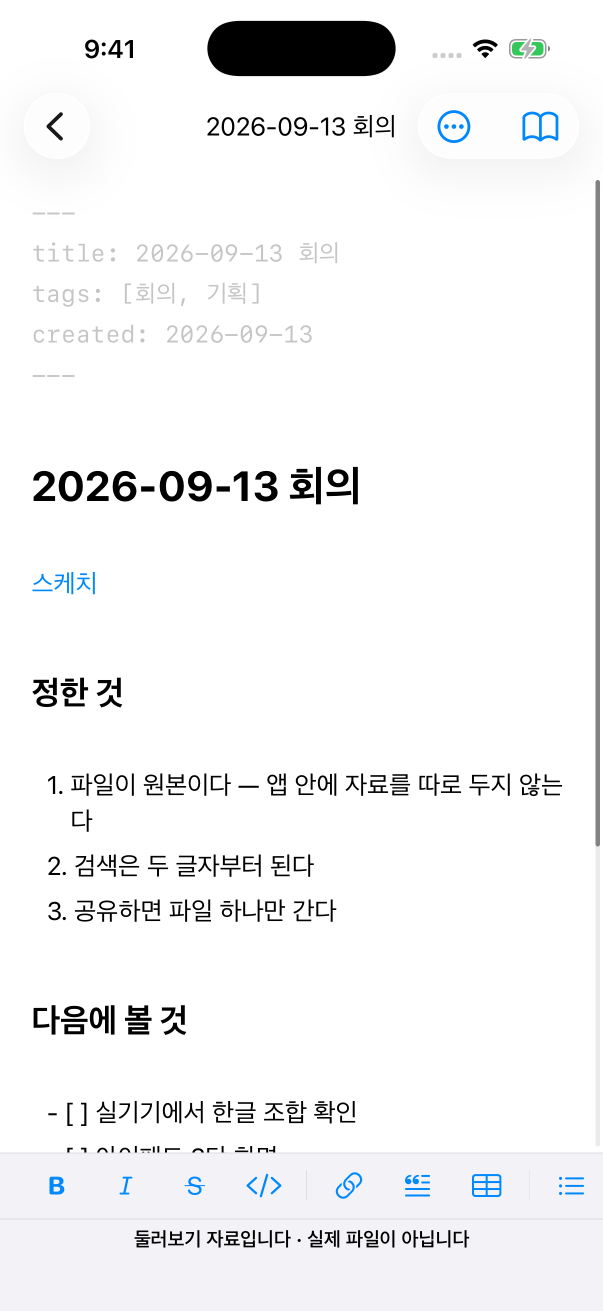
#> input picture screenshots/02-note.png, 1206 x 2622 px (shown at 1/2 size)
$ python not-blank.py ../../screenshots/02-note.png
#> lines starting #> are read from the running program, lines starting #| are printed output that depends on the picture
#!/usr/bin/env python3
"""화면이 **정말 그려졌는지** 화소로 본다.

왜 있나
-------
`build.yml` 의 스크린샷 가드는 PNG **파일 크기**로 빈 화면을 가렸다. 크기는
대리 지표라서 두 번 틀렸다:

  빌드 4  아이패드 빈 읽기 화면이 119,762바이트로 문턱(50,000)을 넘어갔다 — **놓쳤다**
  빌드 7  아이패드 큰 글씨가 239,561바이트로 문턱(250,000)에 걸렸다 — **헛짚었다**
  빌드 7  아이폰 편집기가 **빈 채로** 114,161바이트를 내고 문턱(100,000)을 넘어갔다 — **놓쳤다**

셋 다 같은 원인이다. 크기는 "글이 있나" 가 아니라 "화소가 얼마나 복잡한가" 를
잰다. 그래서 여기서는 **글이 있는가**를 직접 본다 — 바탕색과 다른 화소가
내용 칸에 얼마나 있는지.

화면마다 **어디를 봐야 하는지**가 다르다. 아이폰은 내비게이션 바 아래가 본문이고,
아이패드는 오른쪽 칸이 본문이다 (왼쪽 둘은 사이드바와 목록이라 편집기가 비어도
글자가 있다). 그래서 볼 곳을 인자로 받는다:

  python3 Tools/ci/not-blank.py 파일:왼쪽,위,오른쪽,아래   (0~1 비율)
  python3 Tools/ci/not-blank.py screenshots/02-note.png:0,0.12,1,0.93
"""

from __future__ import annotations

import sys

try:
    from PIL import Image
except ImportError:  # pragma: no cover
    print("::warning::pillow 가 없습니다 — 화소 검사를 건너뜁니다")
    sys.exit(0)

# 안 적었을 때 볼 곳. 위는 상태 바 · 내비게이션 바, 아래는 상태 띠(둘러보기
# 배너)가 늘 뭔가를 그리므로 빼고 본다 — 그대로 두면 빈 화면도 통과한다.
DEFAULT_REGION = (0.0, 0.12, 1.0, 0.93)

# 바탕과 이만큼 다르면 글자 · 그림으로 본다 (0~255).
INK_DELTA = 12
# 내용 칸의 이만큼은 글이어야 한다.
MIN_INK = 0.005


def parse(argument: str) -> tuple[str, tuple[float, float, float, float]]:
    """`파일:왼쪽,위,오른쪽,아래`. 비율을 안 적으면 기본 칸을 본다."""
    if ":" not in argument:
        return argument, DEFAULT_REGION
    path, _, raw = argument.rpartition(":")
    parts = [float(value) for value in raw.split(",")]
    if len(parts) != 4:
        raise SystemExit(f"볼 곳은 네 값이어야 합니다: {argument}")
    return path, (parts[0], parts[1], parts[2], parts[3])


def ink_ratio(path: str, region: tuple[float, float, float, float]) -> float:
#> called with path = '../../screenshots/02-note.png', region = (0, 0.12, 1, 0.93)
    image = Image.open(path).convert("L")
    width, height = image.size
#> width = 1206; height = 2622
    left, top, right, bottom = region
    band = image.crop((int(width * left), int(height * top),
                       int(width * right), int(height * bottom)))
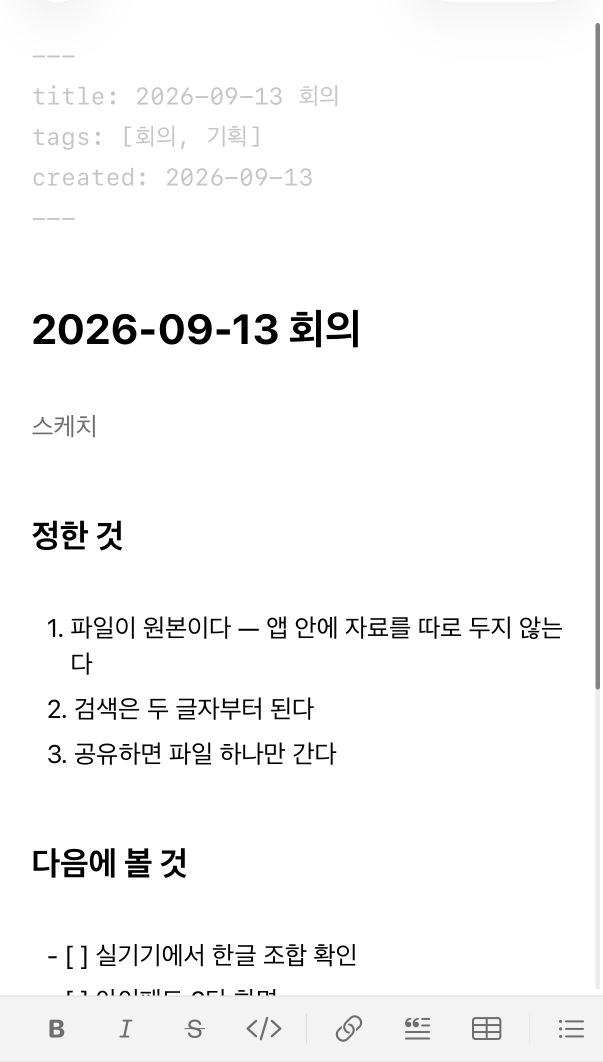
#> band: PIL image 1206x2124 L (shown at 1/2 size); min 0, max 255, mean 247.1

    # 줄여서 본다 — 빠르고, 글자는 줄여도 바탕과 다른 회색으로 남는다.
    if band.width > 300:
        band = band.resize((300, max(1, band.height * 300 // band.width)), Image.BOX)
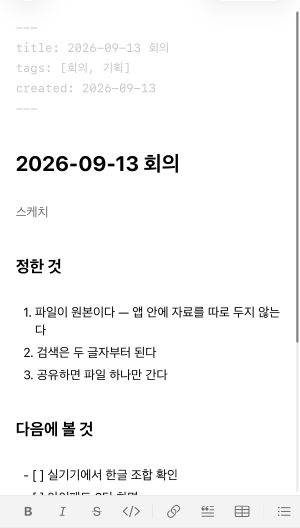
#> band: PIL image 300x528 L; min 0, max 255, mean 247.1

    histogram = band.histogram()
#> histogram = 256 values, max 133633 at index 255, min 4 at index 81, mean 618.8
    background = histogram.index(max(histogram))
#> background = 255
    total = band.width * band.height
#> total = 158400
    ink = sum(count for value, count in enumerate(histogram)
              if abs(value - background) > INK_DELTA)
#> ink = 10409
    return ink / total if total else 0.0


def main(paths: list[str]) -> int:
    failed = []
    for argument in paths:
        path, region = parse(argument)
        try:
            ratio = ink_ratio(path, region)
#> ratio = 0.0657
        except FileNotFoundError:
            print(f"::error::{path} 가 없습니다")
            failed.append(path)
            continue
        mark = "OK " if ratio >= MIN_INK else "빈 "
#> mark = 'OK '
        print(f"{mark} {path} — 내용 칸의 {ratio * 100:.2f}% 가 글입니다")
#| OK  ../../screenshots/02-note.png — 내용 칸의 6.57% 가 글입니다
        if ratio < MIN_INK:
            print(f"::error::{path} — 내용 칸이 비어 있습니다 "
                  f"({ratio * 100:.2f}% < {MIN_INK * 100:.2f}%). "
                  "화면은 떴는데 **안이 비었습니다.**")
            failed.append(path)
    return 1 if failed else 0


if __name__ == "__main__":
    sys.exit(main(sys.argv[1:]))
#> (the program exits here)

$ run again, with screenshots/01-list.png copied over screenshots/02-note.png
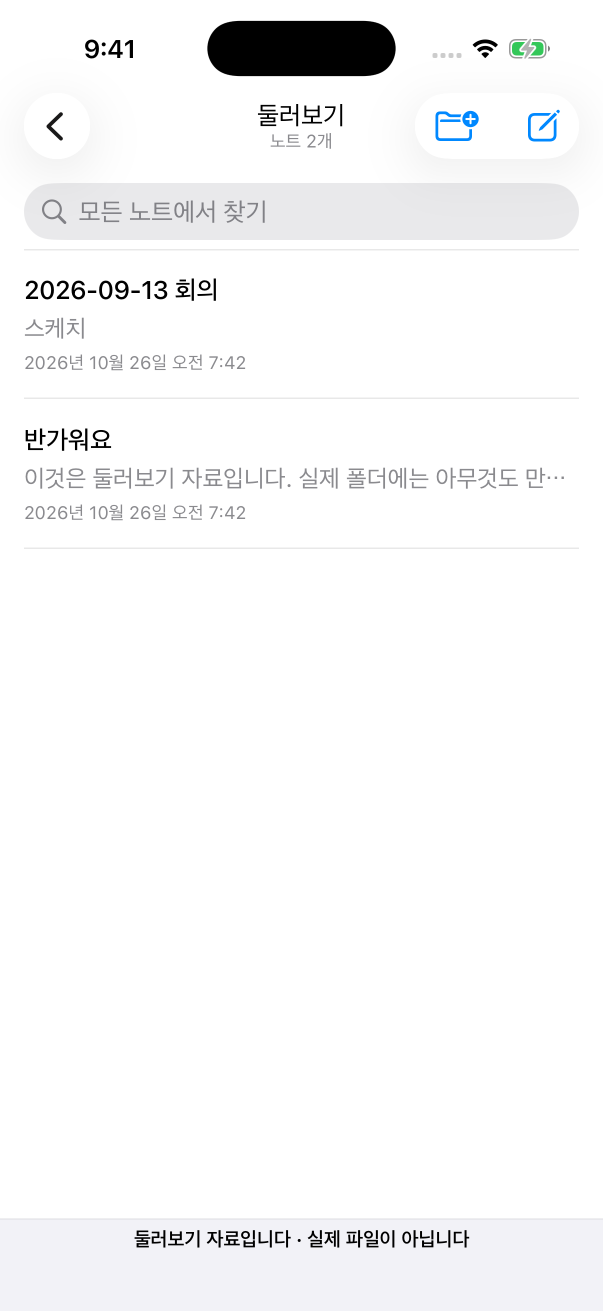
#> input picture screenshots/01-list.png, 1206 x 2622 px (shown at 1/2 size)
#> in ink_ratio, `band = image.crop((int(width * left), int(height * top), int(width * r..`:
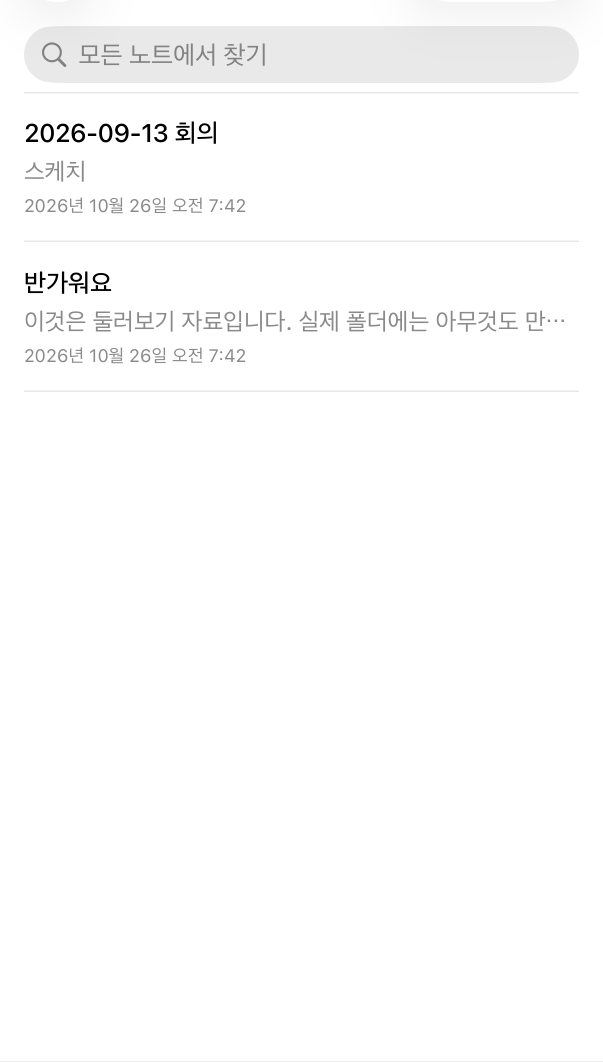
#> band: PIL image 1206x2124 L (shown at 1/2 size); min 0, max 255, mean 252
#> in ink_ratio, `band = band.resize((300, max(1, band.height * 300 // band.width)), Ima..`:
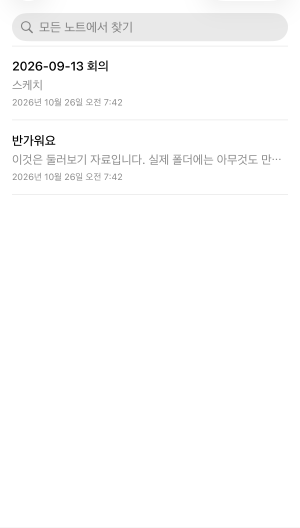
#> band: PIL image 300x528 L; min 0, max 255, mean 252
#> histogram = 256 values, max 142693 at index 255, min 0 at index 8, mean 618.8
#> background = 255
#> ink = 10863
#> ratio = 0.0686
#> mark = 'OK '
#| OK  ../../screenshots/02-note.png — 내용 칸의 6.86% 가 글입니다

$ run again, with screenshots/02-large-text.png copied over screenshots/02-note.png
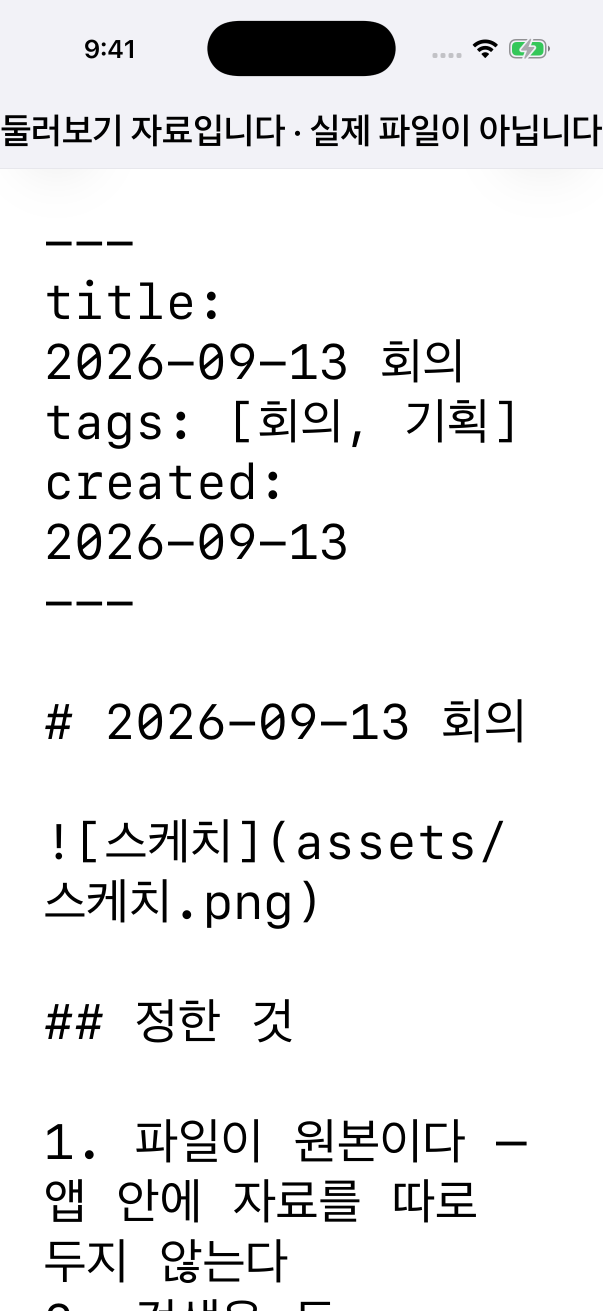
#> input picture screenshots/02-large-text.png, 1206 x 2622 px (shown at 1/2 size)
#> in ink_ratio, `band = image.crop((int(width * left), int(height * top), int(width * r..`:
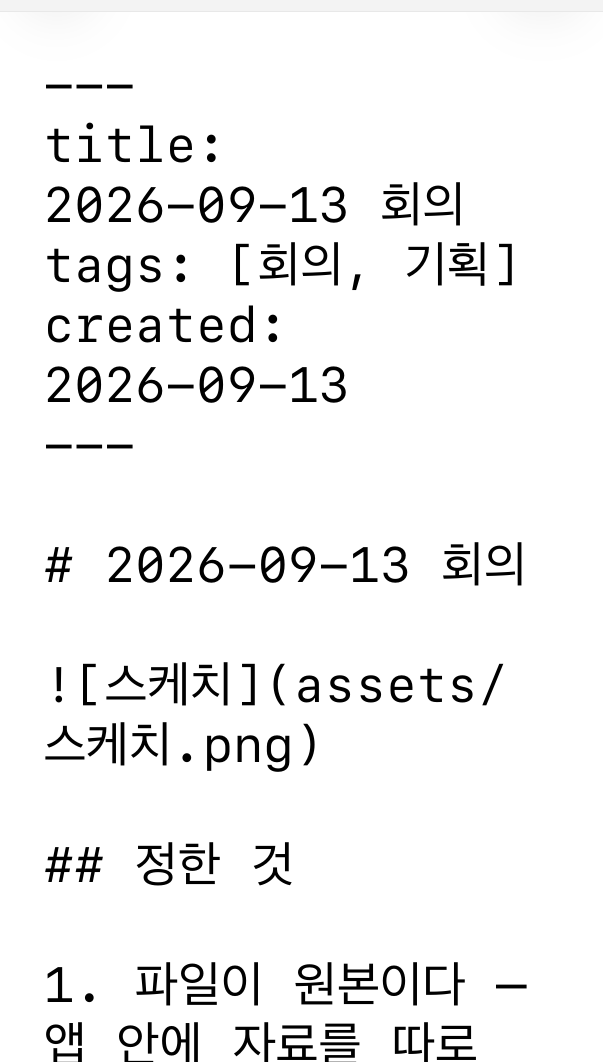
#> band: PIL image 1206x2124 L (shown at 1/2 size); min 0, max 255, mean 241
#> in ink_ratio, `band = band.resize((300, max(1, band.height * 300 // band.width)), Ima..`:
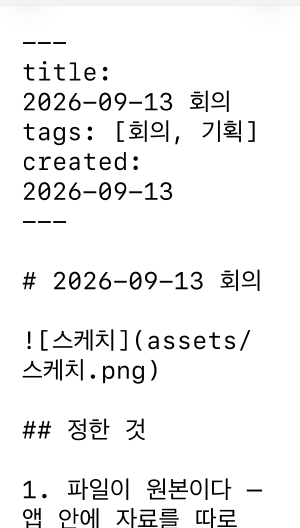
#> band: PIL image 300x528 L; min 0, max 255, mean 241
#> histogram = 256 values, max 140131 at index 255, min 11 at index 89, mean 618.8
#> background = 255
#> ink = 13373
#> ratio = 0.0844
#> mark = 'OK '
#| OK  ../../screenshots/02-note.png — 내용 칸의 8.44% 가 글입니다

$ run again, with screenshots/03-large-text.png copied over screenshots/02-note.png
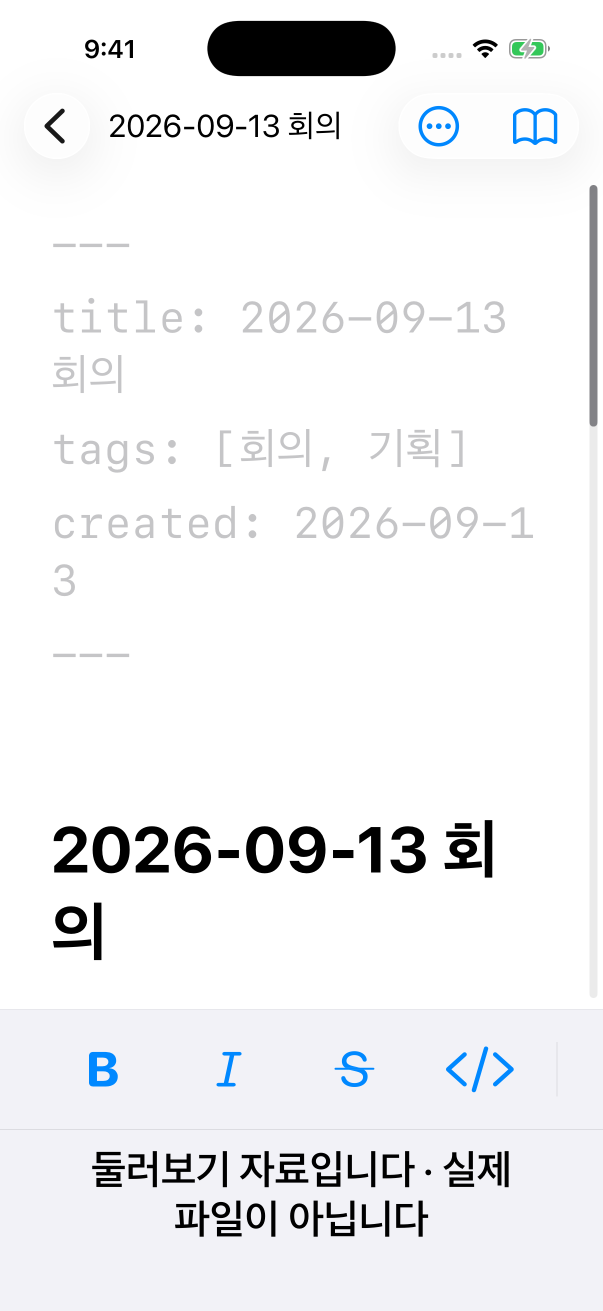
#> input picture screenshots/03-large-text.png, 1206 x 2622 px (shown at 1/2 size)
#> in ink_ratio, `band = image.crop((int(width * left), int(height * top), int(width * r..`:
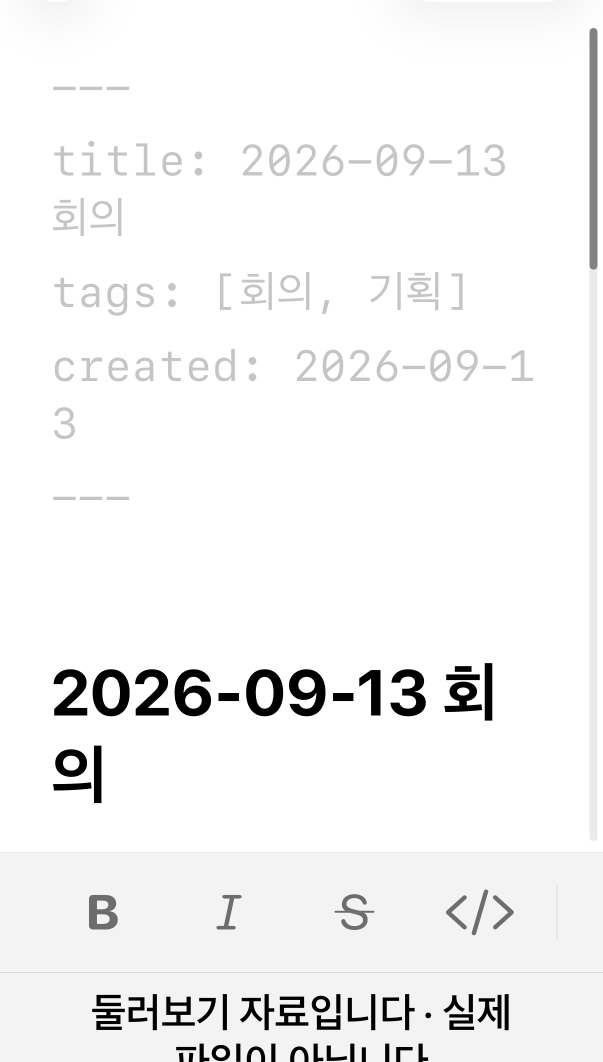
#> band: PIL image 1206x2124 L (shown at 1/2 size); min 0, max 255, mean 244.4
#> in ink_ratio, `band = band.resize((300, max(1, band.height * 300 // band.width)), Ima..`:
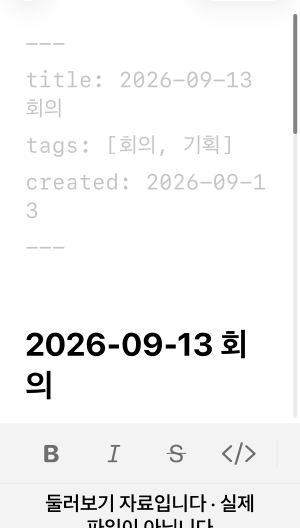
#> band: PIL image 300x528 L; min 0, max 255, mean 244.4
#> histogram = 256 values, max 112221 at index 255, min 2 at index 44, mean 618.8
#> background = 255
#> ink = 11876
#> ratio = 0.075
#> mark = 'OK '
#| OK  ../../screenshots/02-note.png — 내용 칸의 7.50% 가 글입니다
